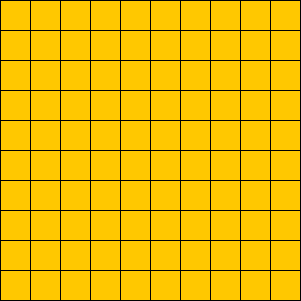
Frame 1 (no input)
Frame 60 (the mouse pressed at the canvas centre just before this capture): identical to frame 1, image omitted
Frame 120 (the mouse held since frame 60 and released just before this capture): identical to frame 1, image omitted

The Processing sketch that drew this single still picture (run headless with seeded random() and noise(); from frame 60 on, the mouse is pressed at the canvas centre):

// Processing sketch: processing_5499
// ── processing_5499.pde


boolean[][] boxFill = new boolean[10][10];
int sqSz = 30;


void setup(){
  size(301,301);
  
}

void draw(){
 grid();
 }


void grid(){
  for(int i = 0; i < boxFill.length; i++){
    for(int j = 0; j < boxFill[i].length; j++){
    if(boxFill[i][j] == false){
      fill(255,200,0);
      rect(i*sqSz,j*sqSz,sqSz,sqSz);
    }else if(boxFill[i][j] == true){
      fill(100,10,255);
    rect(i*sqSz,j*sqSz,sqSz,sqSz);
    }
    }
  }
}
void mousePressed(){
  for(int i = 0; i < boxFill.length; i++){
    for(int j = 0; j < boxFill[i].length; j++){
    if((mouseX < i*sqSz+sqSz && mouseX > i*sqSz) && (mouseY < j*sqSz+sqSz && mouseY > j*sqSz)){
       boxFill[i][j] = !boxFill[i][j];
     }
   }
  }
 }
